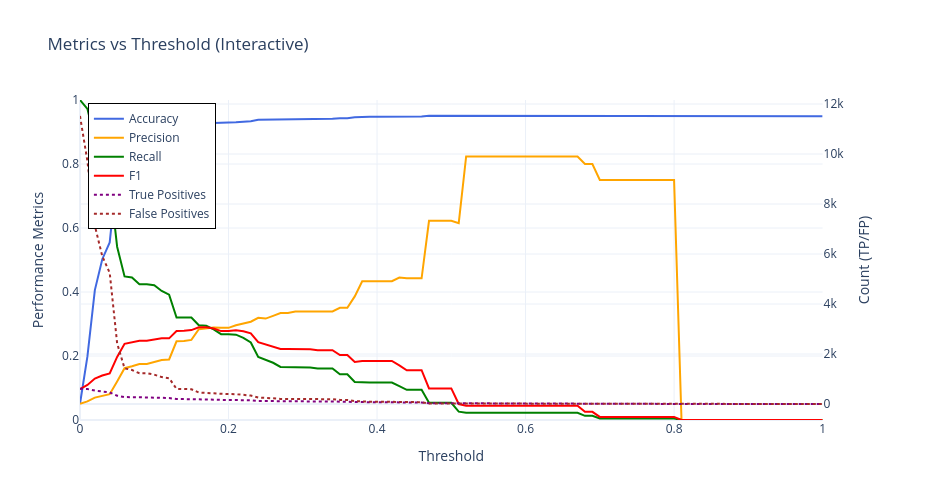

Here is the notebook cell this chart was saved with:
### Code cell
fig4=plot_metrics_vs_threshold_interactive(best_dt, X_test_enc_df, y_test)
fig4.write_html("metrics_vs_threshold_dt.html")
